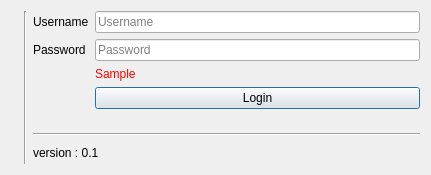
<?xml version="1.0" encoding="UTF-8"?>
<ui version="4.0">
 <class>LoginDialog</class>
 <widget class="QDialog" name="LoginDialog">
  <property name="geometry">
   <rect>
    <x>0</x>
    <y>0</y>
    <width>431</width>
    <height>175</height>
   </rect>
  </property>
  <property name="windowTitle">
   <string/>
  </property>
  <property name="modal">
   <bool>true</bool>
  </property>
  <layout class="QHBoxLayout" name="horizontalLayout">
   <item>
    <widget class="QLabel" name="label">
     <property name="text">
      <string/>
     </property>
     <property name="pixmap">
      <pixmap resource="../../sultan/sultan.qrc">:/images/icon_128.png</pixmap>
     </property>
    </widget>
   </item>
   <item>
    <widget class="Line" name="line">
     <property name="orientation">
      <enum>Qt::Vertical</enum>
     </property>
    </widget>
   </item>
   <item>
    <layout class="QVBoxLayout" name="verticalLayout">
     <property name="bottomMargin">
      <number>0</number>
     </property>
     <item>
      <layout class="QFormLayout" name="formLayout">
       <item row="0" column="0">
        <widget class="QLabel" name="label_2">
         <property name="text">
          <string notr="true">Username</string>
         </property>
        </widget>
       </item>
       <item row="1" column="0">
        <widget class="QLabel" name="label_3">
         <property name="text">
          <string notr="true">Password</string>
         </property>
        </widget>
       </item>
       <item row="0" column="1">
        <widget class="QLineEdit" name="lineUsername">
         <property name="placeholderText">
          <string notr="true">Username</string>
         </property>
        </widget>
       </item>
       <item row="1" column="1">
        <widget class="QLineEdit" name="linePassword">
         <property name="echoMode">
          <enum>QLineEdit::Password</enum>
         </property>
         <property name="placeholderText">
          <string notr="true">Password</string>
         </property>
        </widget>
       </item>
       <item row="3" column="1">
        <widget class="QPushButton" name="pushLogin">
         <property name="text">
          <string notr="true">Login</string>
         </property>
         <property name="default">
          <bool>true</bool>
         </property>
        </widget>
       </item>
       <item row="2" column="1">
        <widget class="QLabel" name="labelError">
         <property name="styleSheet">
          <string notr="true">font-size: 12px; color: red;</string>
         </property>
         <property name="text">
          <string>Sample</string>
         </property>
        </widget>
       </item>
      </layout>
     </item>
     <item>
      <spacer name="verticalSpacer">
       <property name="orientation">
        <enum>Qt::Vertical</enum>
       </property>
       <property name="sizeHint" stdset="0">
        <size>
         <width>20</width>
         <height>40</height>
        </size>
       </property>
      </spacer>
     </item>
     <item>
      <widget class="Line" name="line_2">
       <property name="orientation">
        <enum>Qt::Horizontal</enum>
       </property>
      </widget>
     </item>
     <item>
      <layout class="QHBoxLayout" name="horizontalLayout_2">
       <property name="topMargin">
        <number>0</number>
       </property>
       <item>
        <widget class="QLabel" name="labelVersion">
         <property name="sizePolicy">
          <sizepolicy hsizetype="Expanding" vsizetype="Preferred">
           <horstretch>0</horstretch>
           <verstretch>0</verstretch>
          </sizepolicy>
         </property>
         <property name="styleSheet">
          <string notr="true">font-size: 12px;</string>
         </property>
         <property name="text">
          <string notr="true">version : 0.1</string>
         </property>
        </widget>
       </item>
       <item>
        <widget class="QPushButton" name="pushConfig">
         <property name="text">
          <string/>
         </property>
         <property name="icon">
          <iconset resource="../../sultan/sultan.qrc">
           <normaloff>:/images/16x16/gear.png</normaloff>:/images/16x16/gear.png</iconset>
         </property>
         <property name="autoDefault">
          <bool>false</bool>
         </property>
         <property name="flat">
          <bool>true</bool>
         </property>
        </widget>
       </item>
      </layout>
     </item>
    </layout>
   </item>
  </layout>
 </widget>
 <resources>
  <include location="../../sultan/sultan.qrc"/>
 </resources>
 <connections/>
</ui>
